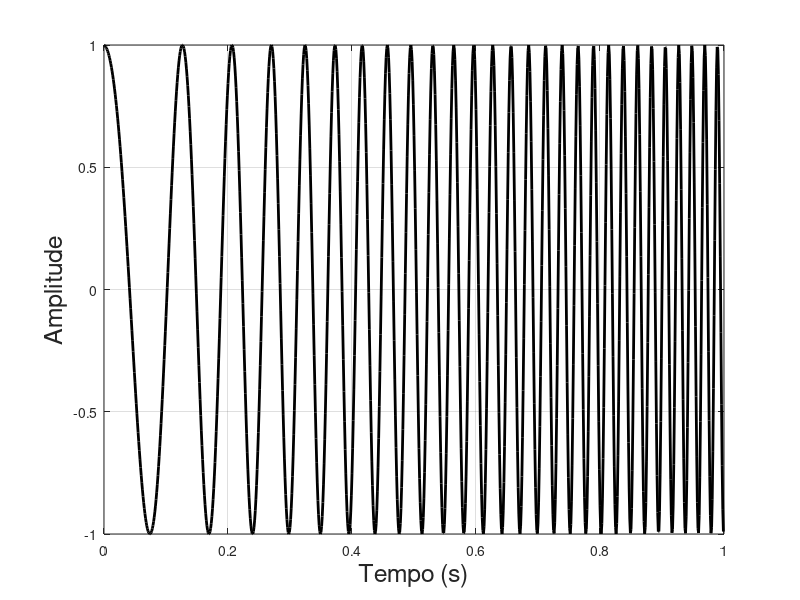
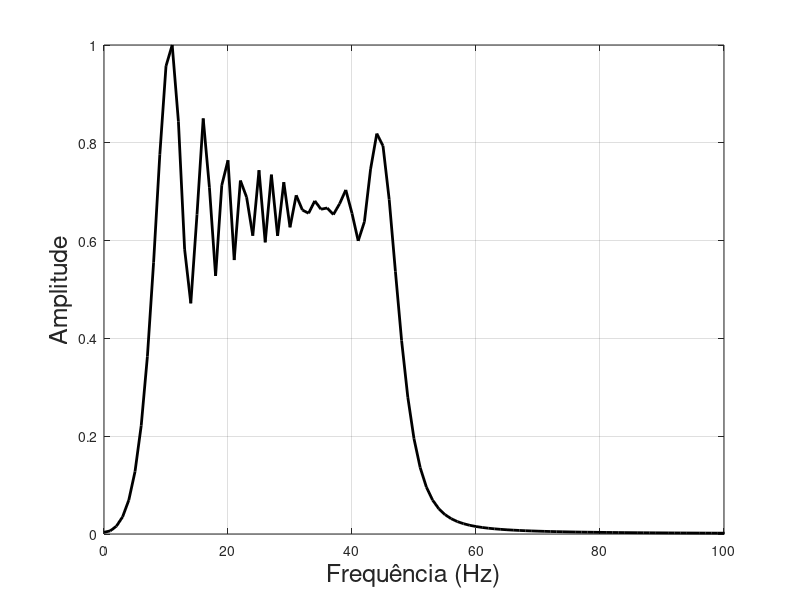
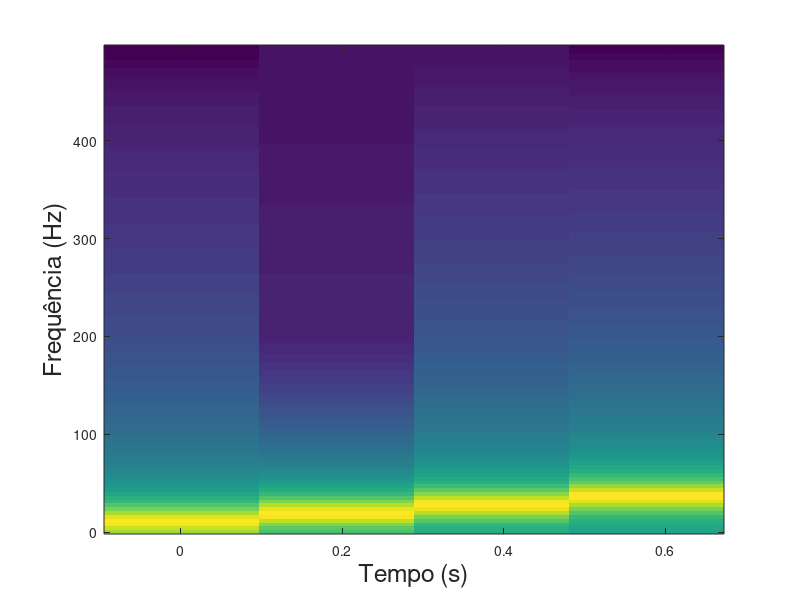

These figures' MATLAB source, in order:
% Fundamentos de Acústica Submarina

clear all, close all

pkg load signal

amostragem = 1000;
nyquist = amostragem/2; 
dt = 1.0/amostragem;
t = [0:dt:1-dt]; % tmax = 1 s
s  = zeros( 1, amostragem );
f0 =  5.0;
f1 =  5.0;
f2 = 50.0;
k = (f2-f1); % dividir por tmax se tmax ~= 1
freq = k*t + f0;
w = 2.0*pi*freq;
fase = cumsum( w )*dt; % Fase = integral de w(t) 
s = cos( fase );
S = fft( s );
PSD = real( S.*conj( S ) );
PSD = PSD/max( PSD );
frequencias = [0:1:amostragem-1];

figure(1)
plot(t,s,'k','LineWidth',2)
grid on, box on
xlabel('Tempo (s)','FontSize',18)
ylabel('Amplitude','FontSize',18)

figure(2)
plot(frequencias,PSD,'k','LineWidth',2)
xlim([0,2*f2])
grid on, box on
xlabel('Frequência (Hz)','FontSize',18)
ylabel('Amplitude','FontSize',18) 

figure(3)
specgram(s, 256, amostragem, 256, 64);
xlabel('Tempo (s)','FontSize',18)
ylabel('Frequência (Hz)','FontSize',18)

